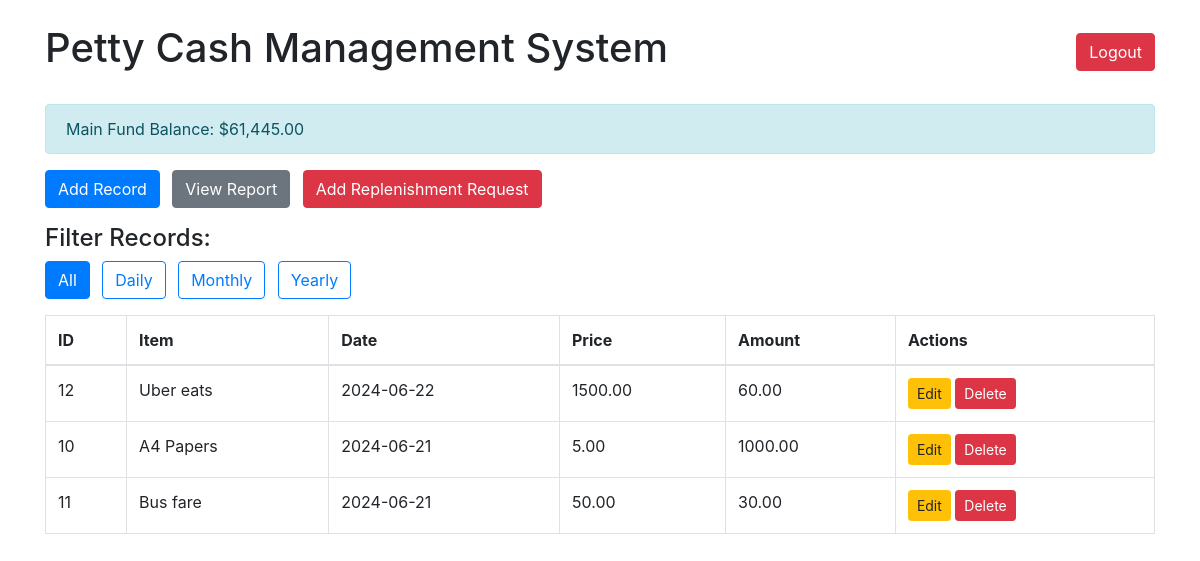
/index.php (signed in), run on the app's committed database.
### tables this page shows
CREATE TABLE `main_fund` (
  `id` int(11) NOT NULL,
  `balance` decimal(10,2) NOT NULL
);

CREATE TABLE `petty_cash` (
  `id` int(11) NOT NULL,
  `amount` decimal(10,2) NOT NULL,
  `description` text NOT NULL,
  `date` date NOT NULL,
  `price` decimal(10,2) NOT NULL,
  `user_id` int(11) NOT NULL
);

### index.php (the view, shortened to what this page needs)
<?php
require_once 'config.php';
$main_fund_balance = 0.00;
$result = $conn->query("SELECT balance FROM main_fund WHERE id = 1");
if ($result && $row = $result->fetch_assoc()) {
    $main_fund_balance = $row['balance'];
}
$filter = isset($_GET['filter']) ? $_GET['filter'] : 'all';
$sql = "SELECT * FROM petty_cash WHERE user_id = " . $_SESSION['user_id'];
$sql .= " ORDER BY date DESC";
$records = [];
$result = $conn->query($sql);
if ($result) {
    while ($row = $result->fetch_assoc()) {
        $records[] = $row;
    }
}
?>
<!DOCTYPE html>
<html lang="en">
<head>
    <link rel="stylesheet" href="https://stackpath.bootstrapcdn.com/bootstrap/4.5.2/css/bootstrap.min.css">
</head>
<body>
    <div class="container mt-4">
        <div class="d-flex justify-content-between align-items-center mb-4">
            <h1>Petty Cash Management System</h1>
            <a href="logout.php" class="btn btn-danger">Logout</a>
        </div>
        <div class="alert alert-info">Main Fund Balance: $<?php echo number_format($main_fund_balance, 2); ?></div>
        <div class="mb-3">
            <a href="add.php" class="btn btn-primary mr-2">Add Record</a>
            <a href="report.php" class="btn btn-secondary mr-2">View Report</a>
            <a href="add_request.php" class="btn btn-danger mr-2">Add Replenishment Request</a>
        </div>
        <div class="mb-3">
            <h4>Filter Records:</h4>
            <a href="index.php?filter=all" class="btn btn-outline-primary mr-2 <?php echo $filter === 'all' ? 'active' : ''; ?>">All</a>
            <a href="index.php?filter=daily" class="btn btn-outline-primary mr-2 <?php echo $filter === 'daily' ? 'active' : ''; ?>">Daily</a>
            <a href="index.php?filter=monthly" class="btn btn-outline-primary mr-2 <?php echo $filter === 'monthly' ? 'active' : ''; ?>">Monthly</a>
            <a href="index.php?filter=yearly" class="btn btn-outline-primary mr-2 <?php echo $filter === 'yearly' ? 'active' : ''; ?>">Yearly</a>
        </div>
        <table class="table table-bordered">
            <thead>
                <tr>
                    <th>ID</th>
                    <th>Item</th>
                    <th>Date</th>
                    <th>Price</th>
                    <th>Amount</th>
                    <th>Actions</th>
                </tr>
            </thead>
            <tbody>
                <?php if (empty($records)): ?>
                    <tr>
                        <td colspan="6" class="text-center">No records found</td>
                    </tr>
                <?php else: ?>
                    <?php foreach ($records as $record): ?>
                        <tr>
                            <td><?php echo $record['id']; ?></td>
                            <td><?php echo $record['description']; ?></td>
                            <td><?php echo $record['date']; ?></td>
                            <td><?php echo $record['price']; ?></td>
                            <td><?php echo $record['amount']; ?></td>
                            <td>
                                <a href="edit.php?id=<?php echo $record['id']; ?>" class="btn btn-sm btn-warning">Edit</a>
                                <a href="delete.php?id=<?php echo $record['id']; ?>" class="btn btn-sm btn-danger">Delete</a>
                            </td>
                        </tr>
                    <?php endforeach; ?>
                <?php endif; ?>
            </tbody>
        </table>
    </div>
</body>
</html>

### data on the page
main_fund: balance "61,445.00"
petty_cash: id "12", description "Uber eats", date "2024-06-22", price "1500.00", amount "60.00"
petty_cash: id "10", description "A4 Papers", date "2024-06-21", price "5.00", amount "1000.00"
petty_cash: id "11", description "Bus fare", date "2024-06-21", price "50.00", amount "30.00"
